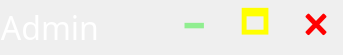
     <widget class="QFrame" name="frame_top">
      <property name="maximumSize">
       <size>
        <width>16777215</width>
        <height>45</height>
       </size>
      </property>
      <property name="styleSheet">
       <string notr="true">QPushButton{
	font-size: 30px;
	font-weight: bold;
}
QPushButton#pushButton_minimize{
	color: lightgreen;
}
QPushButton#pushButton_max{
	color: Yellow;
}
QPushButton#pushButton_close{
	color: red;
}</string>
      </property>
      <property name="frameShape">
       <enum>QFrame::NoFrame</enum>
      </property>
      <property name="frameShadow">
       <enum>QFrame::Plain</enum>
      </property>
      <layout class="QHBoxLayout" name="horizontalLayout_31">
       <property name="spacing">
        <number>6</number>
       </property>
       <property name="leftMargin">
        <number>0</number>
       </property>
       <property name="topMargin">
        <number>0</number>
       </property>
       <property name="rightMargin">
        <number>0</number>
       </property>
       <property name="bottomMargin">
        <number>0</number>
       </property>
       <item>
        <widget class="QFrame" name="frame_top_P">
         <property name="styleSheet">
          <string notr="true">QPushButton {
	border: none;
	background-color: rgba(0,0,0,0);
}
QPushButton:hover {
	background-color: rgb(0,143,150);
}
QPushButton:pressed {	
	background-color: rgba(0,0,0,0);
}</string>
         </property>
         <layout class="QHBoxLayout" name="frame_top_west">
          <property name="leftMargin">
           <number>0</number>
          </property>
          <property name="topMargin">
           <number>0</number>
          </property>
          <property name="rightMargin">
           <number>0</number>
          </property>
          <property name="bottomMargin">
           <number>0</number>
          </property>
          <item>
           <widget class="QFrame" name="frame_user_2">
            <property name="frameShape">
             <enum>QFrame::NoFrame</enum>
            </property>
            <property name="frameShadow">
             <enum>QFrame::Plain</enum>
            </property>
            <layout class="QHBoxLayout" name="horizontalLayout_37">
             <property name="spacing">
              <number>0</number>
             </property>
             <property name="leftMargin">
              <number>0</number>
             </property>
             <property name="topMargin">
              <number>0</number>
             </property>
             <property name="rightMargin">
              <number>0</number>
             </property>
             <property name="bottomMargin">
              <number>0</number>
             </property>
             <item>
              <widget class="QLabel" name="lab_user_2">
               <property name="font">
                <font>
                 <family>Segoe UI Light</family>
                 <pointsize>24</pointsize>
                </font>
               </property>
               <property name="styleSheet">
                <string notr="true">color:rgb(255,255,255);</string>
               </property>
               <property name="text">
                <string>Admin</string>
               </property>
               <property name="alignment">
                <set>Qt::AlignRight|Qt::AlignTrailing|Qt::AlignVCenter</set>
               </property>
              </widget>
             </item>
            </layout>
           </widget>
          </item>
          <item>
           <widget class="QFrame" name="frame_person_2">
            <property name="minimumSize">
             <size>
              <width>55</width>
              <height>55</height>
             </size>
            </property>
            <property name="maximumSize">
             <size>
              <width>55</width>
              <height>55</height>
             </size>
            </property>
            <property name="frameShape">
             <enum>QFrame::NoFrame</enum>
            </property>
            <property name="frameShadow">
             <enum>QFrame::Plain</enum>
            </property>
            <layout class="QHBoxLayout" name="horizontalLayout_36">
             <property name="spacing">
              <number>0</number>
             </property>
             <property name="leftMargin">
              <number>0</number>
             </property>
             <property name="topMargin">
              <number>0</number>
             </property>
             <property name="rightMargin">
              <number>0</number>
             </property>
             <property name="bottomMargin">
              <number>0</number>
             </property>
             <item>
              <widget class="QLabel" name="lab_person_2">
               <property name="maximumSize">
                <size>
                 <width>55</width>
                 <height>55</height>
                </size>
               </property>
               <property name="toolTip">
                <string>Người dùng</string>
               </property>
               <property name="text">
                <string/>
               </property>
               <property name="pixmap">
                <pixmap>../../doanPython/doanPython/icons/1x/peple.png</pixmap>
               </property>
               <property name="scaledContents">
                <bool>false</bool>
               </property>
               <property name="alignment">
                <set>Qt::AlignCenter</set>
               </property>
              </widget>
             </item>
            </layout>
           </widget>
          </item>
          <item>
           <widget class="QFrame" name="frame_min_2">
            <property name="minimumSize">
             <size>
              <width>55</width>
              <height>55</height>
             </size>
            </property>
            <property name="maximumSize">
             <size>
              <width>55</width>
              <height>55</height>
             </size>
            </property>
            <property name="frameShape">
             <enum>QFrame::NoFrame</enum>
            </property>
            <property name="frameShadow">
             <enum>QFrame::Plain</enum>
            </property>
            <layout class="QHBoxLayout" name="horizontalLayout_32">
             <property name="spacing">
              <number>0</number>
             </property>
             <property name="leftMargin">
              <number>0</number>
             </property>
             <property name="topMargin">
              <number>0</number>
             </property>
             <property name="rightMargin">
              <number>0</number>
             </property>
             <property name="bottomMargin">
              <number>0</number>
             </property>
             <item alignment="Qt::AlignTop">
              <widget class="QPushButton" name="pushButton_minimize">
               <property name="enabled">
                <bool>true</bool>
               </property>
               <property name="sizePolicy">
                <sizepolicy hsizetype="Minimum" vsizetype="Fixed">
                 <horstretch>0</horstretch>
                 <verstretch>0</verstretch>
                </sizepolicy>
               </property>
               <property name="maximumSize">
                <size>
                 <width>55</width>
                 <height>55</height>
                </size>
               </property>
               <property name="baseSize">
                <size>
                 <width>0</width>
                 <height>0</height>
                </size>
               </property>
               <property name="toolTip">
                <string>Thu nhỏ</string>
               </property>
               <property name="styleSheet">
                <string notr="true"/>
               </property>
               <property name="text">
                <string>🗕︎</string>
               </property>
               <property name="iconSize">
                <size>
                 <width>22</width>
                 <height>22</height>
                </size>
               </property>
               <property name="flat">
                <bool>true</bool>
               </property>
              </widget>
             </item>
            </layout>
           </widget>
          </item>
          <item>
           <widget class="QFrame" name="frame_max_2">
            <property name="minimumSize">
             <size>
              <width>55</width>
              <height>55</height>
             </size>
            </property>
            <property name="maximumSize">
             <size>
              <width>55</width>
              <height>55</height>
             </size>
            </property>
            <property name="frameShape">
             <enum>QFrame::NoFrame</enum>
            </property>
            <property name="frameShadow">
             <enum>QFrame::Plain</enum>
            </property>
            <layout class="QHBoxLayout" name="horizontalLayout_33">
             <property name="spacing">
              <number>0</number>
             </property>
             <property name="leftMargin">
              <number>0</number>
             </property>
             <property name="topMargin">
              <number>0</number>
             </property>
             <property name="rightMargin">
              <number>0</number>
             </property>
             <property name="bottomMargin">
              <number>0</number>
             </property>
             <item alignment="Qt::AlignTop">
              <widget class="QPushButton" name="pushButton_max">
               <property name="enabled">
                <bool>true</bool>
               </property>
               <property name="sizePolicy">
                <sizepolicy hsizetype="Minimum" vsizetype="Fixed">
                 <horstretch>0</horstretch>
                 <verstretch>0</verstretch>
                </sizepolicy>
               </property>
               <property name="maximumSize">
                <size>
                 <width>55</width>
                 <height>55</height>
                </size>
               </property>
               <property name="baseSize">
                <size>
                 <width>0</width>
                 <height>0</height>
                </size>
               </property>
               <property name="toolTip">
                <string>Phóng to</string>
               </property>
               <property name="styleSheet">
                <string notr="true"/>
               </property>
               <property name="text">
                <string>🗖︎</string>
               </property>
               <property name="iconSize">
                <size>
                 <width>22</width>
                 <height>22</height>
                </size>
               </property>
               <property name="flat">
                <bool>true</bool>
               </property>
              </widget>
             </item>
            </layout>
           </widget>
          </item>
          <item>
           <widget class="QFrame" name="frame_close_3">
            <property name="minimumSize">
             <size>
              <width>55</width>
              <height>55</height>
             </size>
            </property>
            <property name="maximumSize">
             <size>
              <width>55</width>
              <height>55</height>
             </size>
            </property>
            <property name="frameShape">
             <enum>QFrame::NoFrame</enum>
            </property>
            <property name="frameShadow">
             <enum>QFrame::Plain</enum>
            </property>
            <layout class="QHBoxLayout" name="horizontalLayout_34">
             <property name="spacing">
              <number>0</number>
             </property>
             <property name="leftMargin">
              <number>0</number>
             </property>
             <property name="topMargin">
              <number>0</number>
             </property>
             <property name="rightMargin">
              <number>0</number>
             </property>
             <property name="bottomMargin">
              <number>0</number>
             </property>
             <item alignment="Qt::AlignTop">
              <widget class="QPushButton" name="pushButton_close">
               <property name="maximumSize">
                <size>
                 <width>55</width>
                 <height>55</height>
                </size>
               </property>
               <property name="toolTip">
                <string>Đóng</string>
               </property>
               <property name="styleSheet">
                <string notr="true"/>
               </property>
               <property name="text">
                <string>🗙︎</string>
               </property>
               <property name="iconSize">
                <size>
                 <width>22</width>
                 <height>22</height>
                </size>
               </property>
               <property name="flat">
                <bool>true</bool>
               </property>
              </widget>
             </item>
            </layout>
           </widget>
          </item>
         </layout>
        </widget>
       </item>
      </layout>
     </widget>
